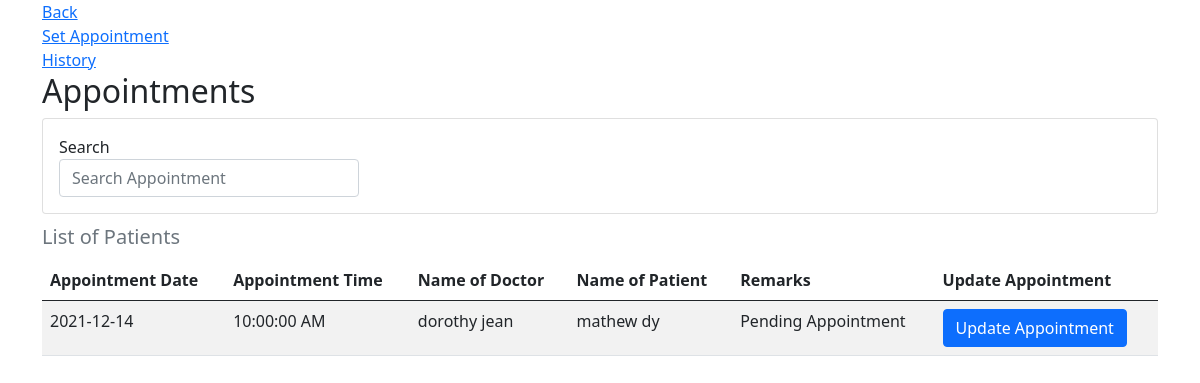
The page /users/appointment.php on the database its author committed.
### tables this page shows
CREATE TABLE `appointments` (
  `id` int(11) NOT NULL,
  `appointment_date` date NOT NULL,
  `appointment_time` varchar(30) NOT NULL,
  `account_id` int(50) NOT NULL,
  `name_of_doctor` varchar(50) NOT NULL,
  `name_of_secretary` varchar(20) DEFAULT NULL,
  `patient_id` int(20) NOT NULL,
  `name_of_patient` varchar(50) NOT NULL,
  `date_time_created` datetime DEFAULT NULL,
  `date_time_updated` datetime DEFAULT NULL,
  `remarks` varchar(30) DEFAULT NULL
);

### users/appointment.php (the view, shortened to what this page needs)
<?php
include('../connection.php');
if(isset($_GET['page'])){
    $page = $_GET['page'];
}else{
    $page = 1;
}
$num_per_page = 05;
$start_from = ($page-1)*05;
?>
<!DOCTYPE html>
<html lang="en">
<head>
    <link href="https://cdn.jsdelivr.net/npm/bootstrap@5.0.2/dist/css/bootstrap.min.css" rel="stylesheet">
</head>
<body>
    <div class="container">
        <a href="home.php">Back</a><br>
        <a href="set-appointment.php">Set Appointment</a><br>
        <a href="history-appointment.php">History</a>
        <h2>Appointments</h2>
        <div class="card">
            <div class="card-body">
                <label for="search">Search</label>
                <input type="text"  id="search_appointment"  class="form-control" placeholder="Search Appointment" style="width: 300px;">
            </div>
        </div>
    </div>
    <div class="container">
        <div class="table-responsive">
                <table class="table table-responsive table-striped table-hover caption-top" id="table_data">
                    <caption style="font-size: 20px;">List of Patients</caption>
                    <thead>
                        <tr>
                            <th scope="col">Appointment Date</th>
                            <th scope="col">Appointment Time</th>
                            <th scope="col">Name of Doctor</th>
                            <th scope="col">Name of Patient</th>
                            <th scope="col">Remarks</th>
                            <th scope="col">Update Appointment</th>
                        </tr>
                    </thead>
                    <tbody>
                        <?php
                            $query = "SELECT * FROM appointments  LIMIT $start_from , $num_per_page";
                            $run = mysqli_query($conn,$query);
                            if(mysqli_num_rows($run) > 0){
                                foreach($run as $row){
                                    ?>
                                        <form class="row g-3 needs-validation" method="POST" action="update_appointment.php" novalidate>
                                        <tr>
                                            <td><?php echo $row ['appointment_date']?></td>
                                            <td><?php echo $row ['appointment_time']?></td>
                                            <td><?php echo $row ['name_of_doctor']?></td>
                                            <td><?php echo $row ['name_of_patient']?></td>
                                            <td><?php echo $row ['remarks']?></td>
                                            <td>
                                                <a href="update_appointment.php?patient_id=<?php echo $row['patient_id']?>" class="btn btn-primary">Update Appointment</a>
                                            </td>
                                        </tr>
                                    <?php
                                }
                            }
                        ?>
                    </tbody>
                </table>
            </div>
        </div>
</body>
</html>

### rows shown on the page
appointments: appointment_date "2021-12-14", appointment_time "10:00:00 AM", name_of_doctor "dorothy jean", name_of_patient "mathew dy", remarks "Pending Appointment"
